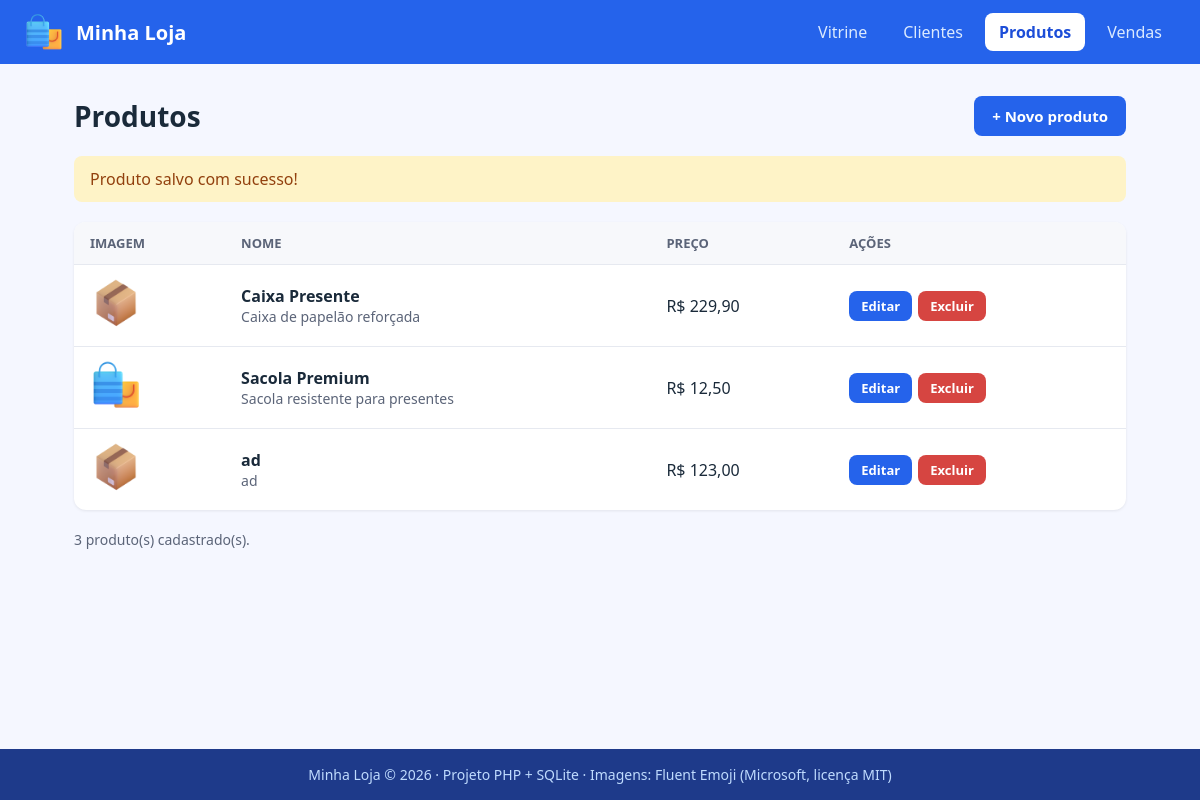
Page /produtos.php?msg=salvo on the committed database.
### tables this page shows
CREATE TABLE produto (id INTEGER PRIMARY KEY AUTOINCREMENT, nome TEXT NOT NULL, descricao TEXT, preco REAL NOT NULL, imagem TEXT);

### funcoes.php (called while the page is built, shortened)
<?php
function e($texto) {
    return htmlspecialchars($texto);
}
function dinheiro($valor) {
    return 'R$ ' . number_format($valor, 2, ',', '.');
}

### produtos.php (the view, shortened to what this page needs)
<?php
include 'conexao.php';
include 'funcoes.php';
$produtos = $pdo->query('SELECT * FROM produto ORDER BY nome')->fetchAll();
$msg = '';
if (isset($_GET['msg'])) {
    $msg = $_GET['msg'];
}
include 'topo.php';
?>
<div class="titulo-pagina">
    <h1>Produtos</h1>
    <a href="produto_form.php" class="botao">+ Novo produto</a>
</div>
<?php if ($msg == 'salvo') { ?>
    <div class="aviso">Produto salvo com sucesso!</div>
<?php } ?>
<div class="tabela">
    <table>
        <tr>
            <th>Imagem</th>
            <th>Nome</th>
            <th>Preço</th>
            <th>Ações</th>
        </tr>
        <?php foreach ($produtos as $produto) { ?>
        <tr>
            <td><img src="<?= e($produto['imagem']) ?>" alt="" class="miniatura"></td>
            <td>
                <div class="nome-produto"><?= e($produto['nome']) ?></div>
                <div class="descricao-produto"><?= e($produto['descricao']) ?></div>
            </td>
            <td><?= dinheiro($produto['preco']) ?></td>
            <td>
                <div class="acoes-tabela">
                    <a href="produto_form.php?id=<?= $produto['id'] ?>" class="botao pequeno">Editar</a>
                    <a href="produto_excluir.php?id=<?= $produto['id'] ?>" class="botao pequeno perigo">Excluir</a>
                </div>
            </td>
        </tr>
        <?php } ?>
    </table>
</div>
<p class="contador"><?= count($produtos) ?> produto(s) cadastrado(s).</p>
<?php include 'rodape.php'; ?>

### assets/css/estilo.css (style rules this page uses)
* { box-sizing: border-box; }
body { margin: 0; background: #F5F7FF; color: #1A2A3A; font-family: "Segoe UI", Arial, sans-serif; font-size: 16px; }
h1 { margin: 0; font-size: 28px; }
p { margin: 0; }
.botao { display: inline-block; padding: 10px 18px; border: 0; border-radius: 8px; background: #2563EB; color: #FFFFFF; font-family: inherit; font-size: 15px; font-weight: bold; text-align: center; text-decoration: none; cursor: pointer; }
.titulo-pagina { display: grid; grid-template-columns: 1fr auto; align-items: center; gap: 16px; }
.aviso { padding: 12px 16px; background: #FEF3C7; color: #92400E; border-radius: 8px; }
.tabela { overflow-x: auto; border-radius: 12px; background: #ffffff; box-shadow: 0 1px 3px rgba(0, 0, 0, 0.08); }
table { width: 100%; border-collapse: collapse; }
th, td { padding: 12px 16px; border-bottom: 1px solid #e6e9f0; text-align: left; }
th { background: #f7f8fb; color: #5b6478; font-size: 13px; text-transform: uppercase; }
tr:last-child td { border-bottom: 0; }
.acoes-tabela { display: grid; grid-auto-flow: column; justify-content: start; gap: 6px; }
.botao.pequeno { padding: 6px 12px; font-size: 13px; }
.botao.perigo { background: #d64541; color: #ffffff; }
.contador { color: #5b6478; font-size: 14px; }
.miniatura { width: 52px; height: 52px; object-fit: contain; }
.nome-produto { font-weight: bold; }
.descricao-produto { color: #5b6478; font-size: 14px; }

### rows in the picture
produto: imagem (picture), nome "Caixa Presente", descricao "Caixa de papelão reforçada", preco "R$ 229,90"
produto: imagem (picture), nome "Sacola Premium", descricao "Sacola resistente para presentes", preco "R$ 12,50"
produto: imagem (picture), nome "ad", descricao "ad", preco "R$ 123,00"

### other values in the picture
$texto "Vitrine"
$texto "Clientes"
$texto "Produtos"
$texto "Vendas"
count($produtos) "3"
